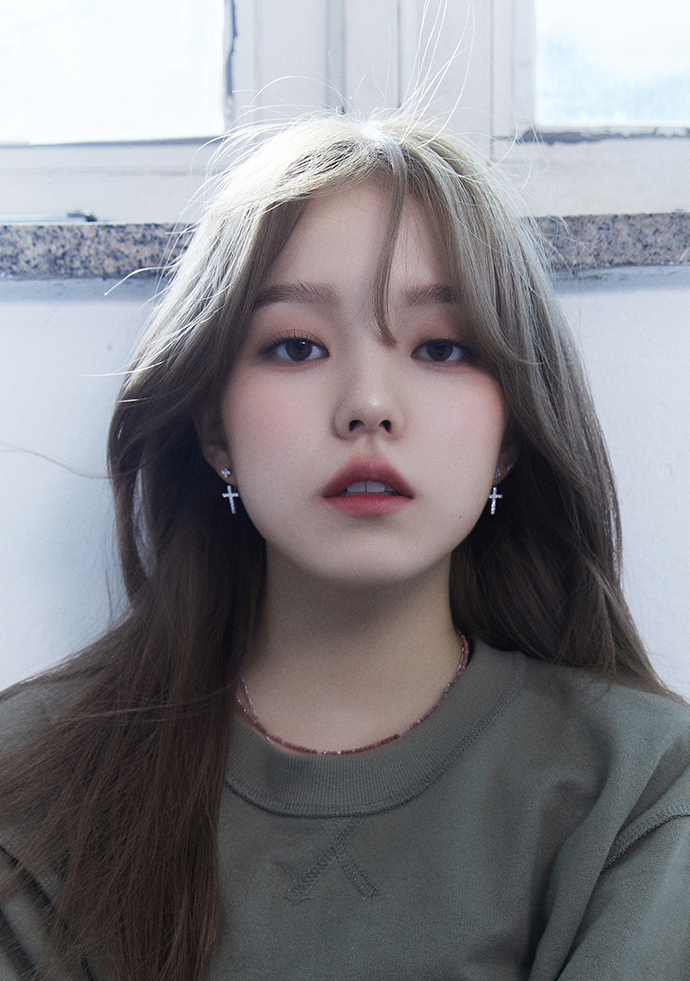
#> input picture _lecture/_opencv_ex/_20221118/img/rothy.jpg, 690 x 981 px
$ python ex2.py
#> lines starting #> are read from the running program, lines starting #| are printed output that depends on the picture
import cv2

img = cv2.imread("./img/rothy.jpg", cv2.IMREAD_COLOR)
#> img is the input picture: shape (981, 690, 3); mean B, G, R 134.6, 129.7, 131.1

if img is not None:
    gray = cv2.cvtColor(img, cv2.COLOR_BGR2GRAY)
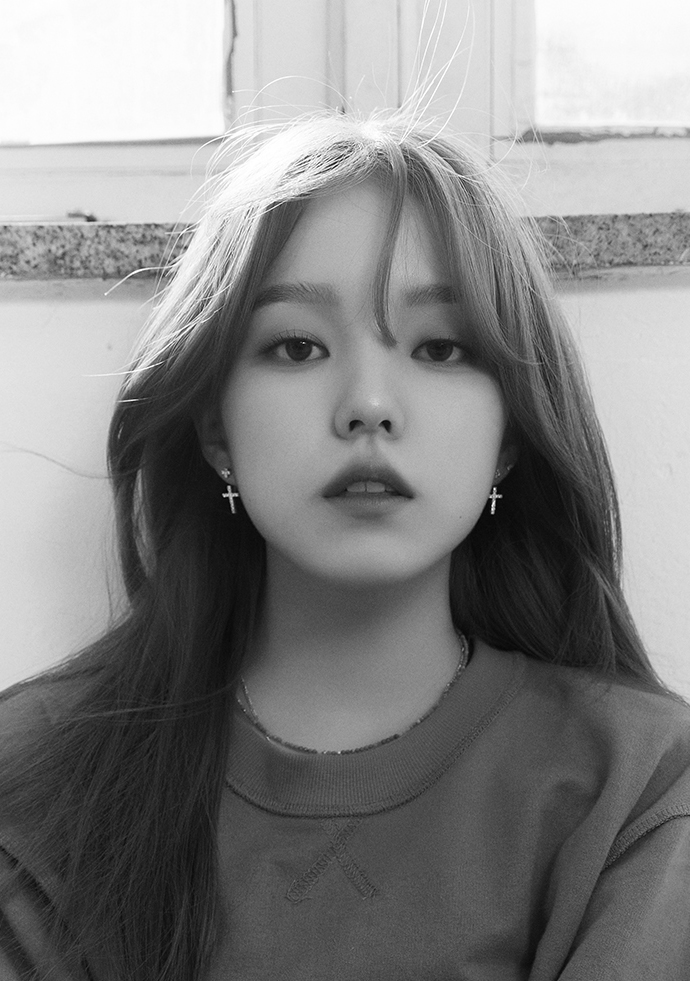
#> gray: shape (981, 690); min 0, max 255, mean 130.7

    img_resize = cv2.resize(img, (600, 400))
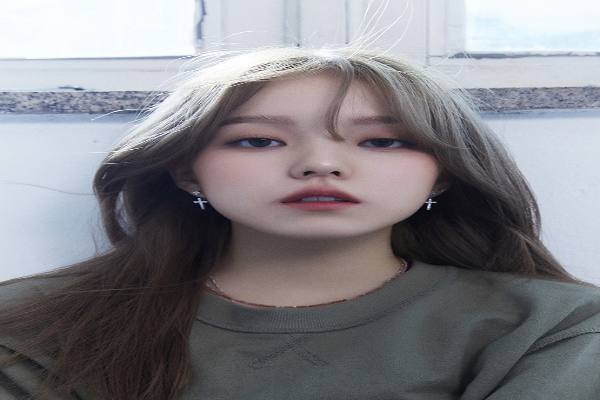
#> img_resize: shape (400, 600, 3); mean B, G, R 134.4, 129.6, 130.9
    gray_resize = cv2.resize(gray, (600, 400))
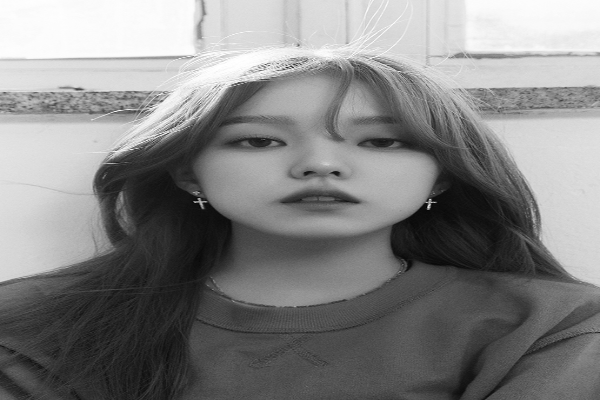
#> gray_resize: shape (400, 600); min 4, max 255, mean 130.5

    cv2.imshow("img_resize", img_resize)
    cv2.imshow("gray_resize", gray_resize)
    cv2.waitKey(0)
    cv2.destroyAllWindows()
else:
    print("inf")
